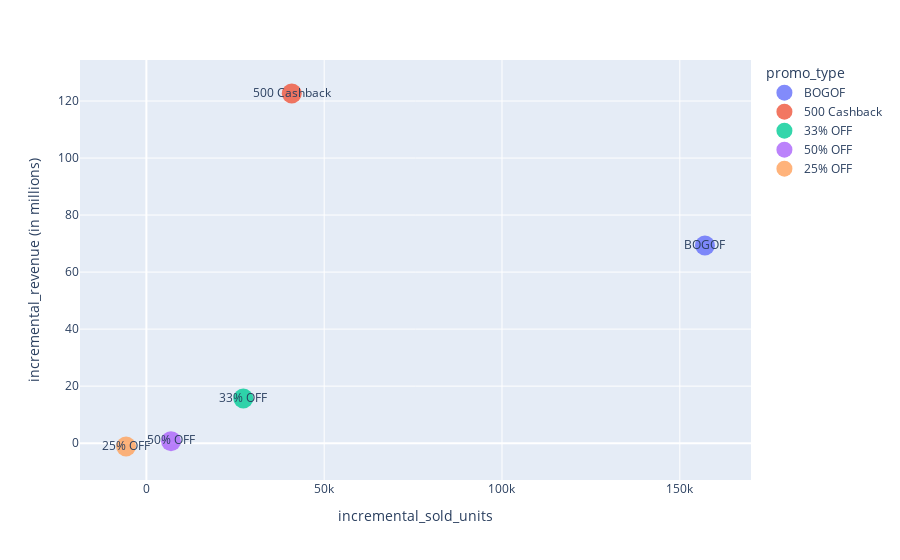

The cell this chart's notebook holds for it:
### Markdown cell above
7. Which Promotions strike the best balance between Incremental Sold Units and Maintaining healthy margins ?

### Code cell
fig = exp.scatter(promo_type_df,x="incremental_sold_units", y="incremental_revenue (in millions)",color='promo_type',text='promo_type',opacity=0.8)
fig.update_traces(marker_size=20)
fig.show()

### Figure 1 — Plotly figure (JSON) as saved in the notebook; plotly's stock layout.template omitted (floating-point values rounded to 4 significant figures)
{"data": [{"hovertemplate": "promo_type=%{text}<br>incremental_sold_units=%{x}<br>incremental_revenue (in millions)=%{y}<extra></extra>", "legendgroup": "BOGOF", "marker": {"color": "#636efa", "opacity": 0.8, "size": 20, "symbol": "circle"}, "mode": "markers+text", "name": "BOGOF", "orientation": "v", "showlegend": true, "text": ["BOGOF"], "type": "scatter", "x": [157073], "xaxis": "x", "y": [69.32], "yaxis": "y"}, {"hovertemplate": "promo_type=%{text}<br>incremental_sold_units=%{x}<br>incremental_revenue (in millions)=%{y}<extra></extra>", "legendgroup": "500 Cashback", "marker": {"color": "#EF553B", "opacity": 0.8, "size": 20, "symbol": "circle"}, "mode": "markers+text", "name": "500 Cashback", "orientation": "v", "showlegend": true, "text": ["500 Cashback"], "type": "scatter", "x": [40881], "xaxis": "x", "y": [122.6], "yaxis": "y"}, {"hovertemplate": "promo_type=%{text}<br>incremental_sold_units=%{x}<br>incremental_revenue (in millions)=%{y}<extra></extra>", "legendgroup": "33% OFF", "marker": {"color": "#00cc96", "opacity": 0.8, "size": 20, "symbol": "circle"}, "mode": "markers+text", "name": "33% OFF", "orientation": "v", "showlegend": true, "text": ["33% OFF"], "type": "scatter", "x": [27255], "xaxis": "x", "y": [15.66], "yaxis": "y"}, {"hovertemplate": "promo_type=%{text}<br>incremental_sold_units=%{x}<br>incremental_revenue (in millions)=%{y}<extra></extra>", "legendgroup": "50% OFF", "marker": {"color": "#ab63fa", "opacity": 0.8, "size": 20, "symbol": "circle"}, "mode": "markers+text", "name": "50% OFF", "orientation": "v", "showlegend": true, "text": ["50% OFF"], "type": "scatter", "x": [6931], "xaxis": "x", "y": [0.71], "yaxis": "y"}, {"hovertemplate": "promo_type=%{text}<br>incremental_sold_units=%{x}<br>incremental_revenue (in millions)=%{y}<extra></extra>", "legendgroup": "25% OFF", "marker": {"color": "#FFA15A", "opacity": 0.8, "size": 20, "symbol": "circle"}, "mode": "markers+text", "name": "25% OFF", "orientation": "v", "showlegend": true, "text": ["25% OFF"], "type": "scatter", "x": [-5717], "xaxis": "x", "y": [-1.17], "yaxis": "y"}], "layout": {"legend": {"title": {"text": "promo_type"}, "tracegroupgap": 0}, "margin": {"t": 60}, "xaxis": {"anchor": "y", "domain": [0, 1], "title": {"text": "incremental_sold_units"}}, "yaxis": {"anchor": "x", "domain": [0, 1], "title": {"text": "incremental_revenue (in millions)"}}}}
